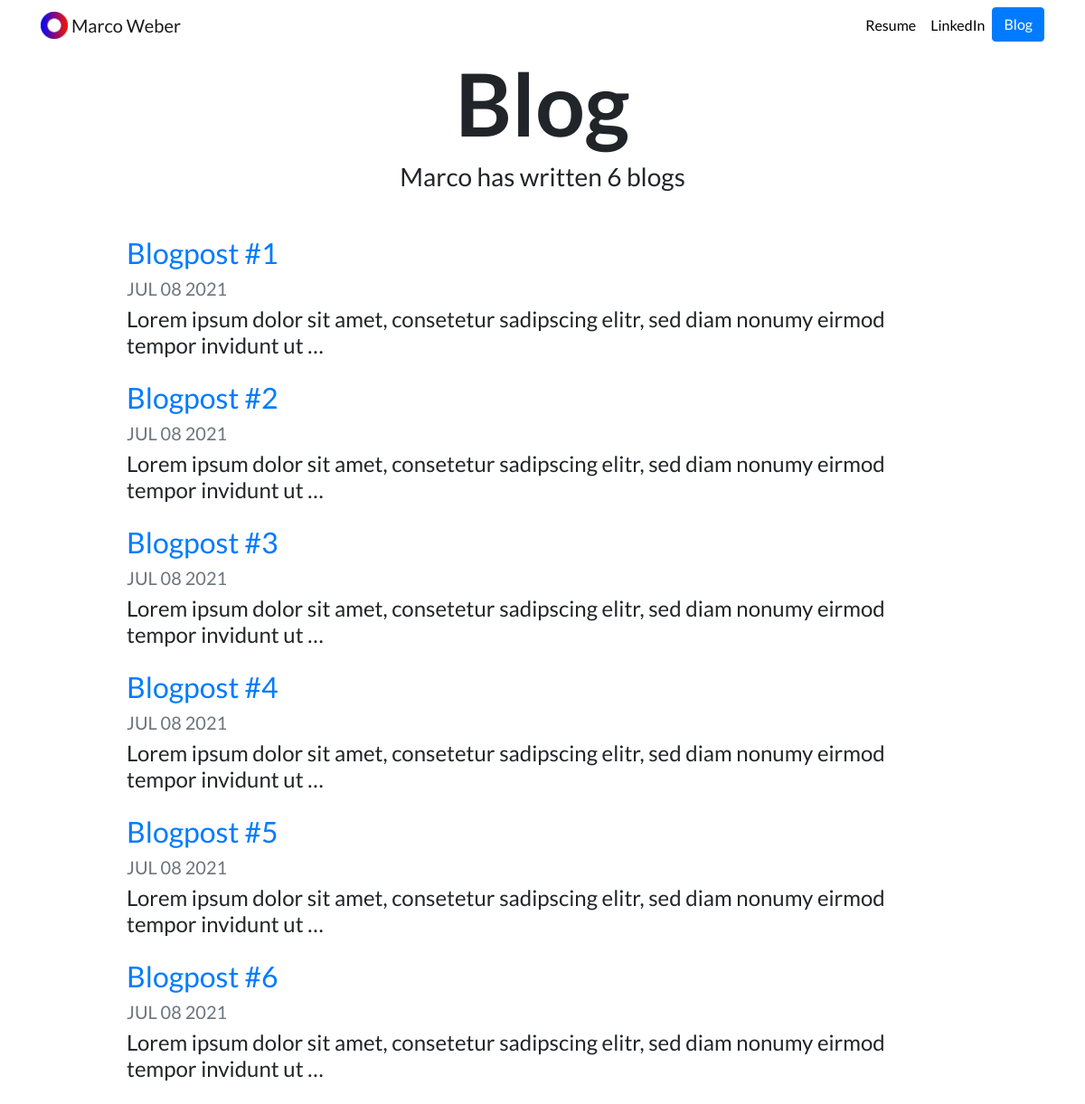
Screenshot of /blog/ with the database file from the repository.
### blog/models.py (models this page shows, shortened)
class Blog(models.Model):
    title = models.CharField(max_length=100)
    content = models.CharField(max_length=1000)
    date = models.DateField(auto_now_add=True)

### blog/views.py (the view)
# urls.py: path('', views.all_blogs, name='all_blogs'),
def all_blogs(request):
    blogs = Blog.objects.order_by('-date')
    return render(request, 'blog/all_blogs.html', {'blogs':blogs})

### blog/templates/blog/all_blogs.html
{% extends 'portfolio/base.html' %}
{% block content %}
    <h1 id="blogtitle" class="font-weight-bold text-center">Blog</h1>
    <h3 class="text-center mb-5">Marco has written {{ blogs.count }} blog{{ blogs.count|pluralize }}</h3>
    {% for blog in blogs %}
    <div class="row justify-content-center my-3">
      <div class="col-md-10">
        <a href="{% url 'blog:detail' blog.id %}">
          <h2>{{ blog.title }}</h2>
        </a>
        <h5 class="text-muted">{{ blog.date|date:"M d Y"|upper }}</h5>
        <h4>{{ blog.content|striptags|truncatechars:100 }}</h4>
      </div>
    </div>
    {% endfor %}
{% endblock %}

### portfolio/templates/portfolio/base.html (shortened to what this page needs)
{% load static %}
<!doctype html>
<html lang="en">
<head>
  <link rel="stylesheet" href="https://stackpath.bootstrapcdn.com/bootstrap/4.4.1/css/bootstrap.min.css">
  <link rel="stylesheet" href="{% static "portfolio/custom.css" %}">
</head>
<body>
  <nav id="topNav" class="navbar navbar-expand-md navbar-light">
    <div class="container">
      <a class="navbar-brand" href="{% url 'home' %}">
        <img src="{% static "portfolio/Logo.png" %}" width="30" height="30" class="d-inline-block align-top" alt="Nick's Logo">
        <span>Marco Weber</span>
      </a>
      <div class="collapse navbar-collapse text-center" id="navbarNav">
        <ul class="navbar-nav ml-auto">
          <li class="nav-item">
            <a class="nav-link" href="{% static "portfolio/cv_marcoweber.pdf" %}">Resume</a>
          </li>
          <li class="nav-item">
            <a class="nav-link" href="https://www.linkedin.com/in/webermarco1996/" target="_blank">LinkedIn</a>
          </li>
          <li>
            <a role="button" href="{% url 'blog:all_blogs' %}" class="btn btn-primary">Blog</a>
          </li>
        </ul>
      </div>
    </div>
  </nav>
  <div class="container">
    {% block content %}{% endblock %}
  </div>
</body>
</html>

### portfolio/static/portfolio/custom.css (style rules this page uses)
.navbar-nav .nav-link { color: rgba(0,0,0,1) !important; }
body { font-family: 'Lato', sans-serif; }
#blogtitle { font-size: 6rem; }

### rows the page displays
Blog: title "Blogpost #1", date "JUL 08 2021", content "Lorem ipsum dolor sit amet, consetetur sadipscing elitr, sed diam nonumy eirmod tempor invidunt ut …"
Blog: title "Blogpost #2", date "JUL 08 2021", content "Lorem ipsum dolor sit amet, consetetur sadipscing elitr, sed diam nonumy eirmod tempor invidunt ut …"
Blog: title "Blogpost #3", date "JUL 08 2021", content "Lorem ipsum dolor sit amet, consetetur sadipscing elitr, sed diam nonumy eirmod tempor invidunt ut …"
Blog: title "Blogpost #4", date "JUL 08 2021", content "Lorem ipsum dolor sit amet, consetetur sadipscing elitr, sed diam nonumy eirmod tempor invidunt ut …"
Blog: title "Blogpost #5", date "JUL 08 2021", content "Lorem ipsum dolor sit amet, consetetur sadipscing elitr, sed diam nonumy eirmod tempor invidunt ut …"
Blog: title "Blogpost #6", date "JUL 08 2021", content "Lorem ipsum dolor sit amet, consetetur sadipscing elitr, sed diam nonumy eirmod tempor invidunt ut …"

### other values shown
{{ blogs.count }} "6"
